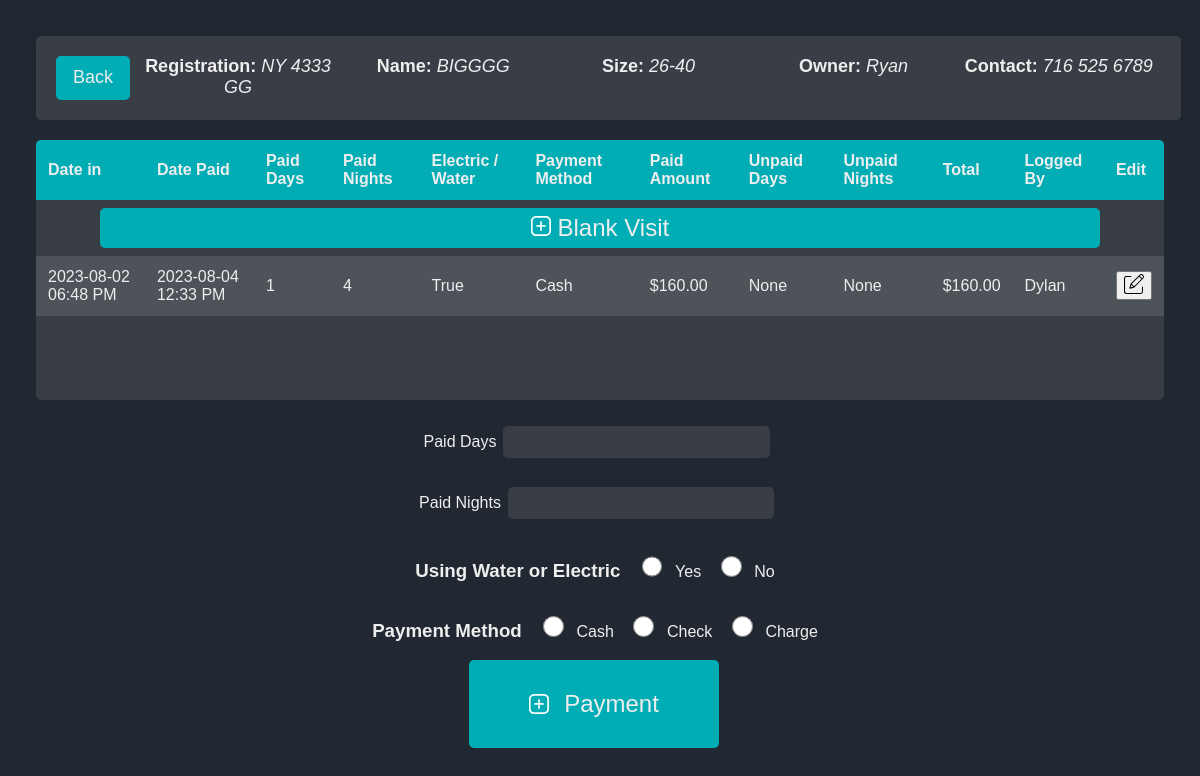
Page /visits?id=1 (signed in) on the committed database.
### website/models.py (models this page shows)
class Boat(db.Model):
    id = db.Column(db.Integer, primary_key=True)
    boat_reg = db.Column(db.String(150), unique=True)
    sanitized_boat_reg = db.Column(db.String(150), unique=True)
    boat_name = db.Column(db.String(150))
    sanitized_boat_name = db.Column(db.String(150))
    phone_number = db.Column(db.String(150))
    sanitized_phone_number = db.Column(db.String(150))
    owner_name = db.Column(db.String(150))
    sanitized_owner_name = db.Column(db.String(150))
    boat_size = db.Column(db.Integer)
    email = db.Column(db.String(150))
    zipcode = db.Column(db.String(150))
    visits = db.relationship('Visit', backref='boat')
    current_boats_id = db.Column(db.Integer, db.ForeignKey('current_boats.id'))

class Visit(db.Model):
    id = db.Column(db.Integer, primary_key=True)
    logged_by = db.Column(db.Integer, db.ForeignKey('user.id'))
    date_in = db.Column(db.String(150))
    date_paid = db.Column(db.String(150))
    paid_amount = db.Column(db.Float)
    paid_days = db.Column(db.Integer)
    paid_nights = db.Column(db.Integer)
    paid_enw = db.Column(db.Boolean)
    paid_with = db.Column(db.String(150))
    unpaid_days = db.Column(db.Integer)
    unpaid_nights = db.Column(db.Integer)
    total = db.Column(db.Float)
    boat_id = db.Column(db.Integer, db.ForeignKey('boat.id'))

class User(db.Model, UserMixin):
    id = db.Column(db.Integer, primary_key=True)
    email = db.Column(db.String(150), unique=True)
    password = db.Column(db.String(150))
    first_name = db.Column(db.String(150))
    logs = db.relationship('Visit')

### website/views.py (the view, shortened to what this page needs)
@views.route('/visits' , methods=['GET','POST'])
@login_required
def visits():
    form = PaymentForm()
    button_pressed = request.form.get('submit-button')
    selected_row_id = request.form.get('selectedRowId')
    print("Button pressed is: " + str(button_pressed))
    print("Selected row ID is:", selected_row_id)
    boat = getBoatById(request.args.get('id', ''))
    sorted_visits = sorted(boat.visits, key=sort_key, reverse=True)
    if button_pressed == "search":
        form.date_paid.data = datetime.now(timezone.utc)
        form.date_in.data = Visit.query.get(selected_row_id).date_in
    if not boat:
        flash("Bad Boat ID", category='error')
    return render_template("visits.html", form=form, boat=boat, visits=sorted_visits)

### website/forms.py
class PaymentForm(FlaskForm):
    selectedRowId = HiddenField("Feild 1")
    date_in = StringField('Date In', validators=[DataRequired()])
    date_paid = StringField('Date Paid', validators=[DataRequired()])
    paid_days = StringField('Paid Days', validators=[DataRequired()])
    paid_nights = StringField('Paid Nights', validators=[DataRequired()])
    paid_enw = RadioField('Electric / Water', choices=[('Yes','Yes'), ('No', 'No') ] , validators=[DataRequired()])
    paid_with  = RadioField('Payment Method', choices=[('Cash','Cash'), ('Check', 'Check'), ('Charge', 'Charge') ] , validators=[DataRequired()])
    submit = SubmitField('Submit')

### website/functions.py (called while the page is built)
def sort_key(visit):
    if visit.date_in is None:
        return datetime.min
    return datetime.strptime(visit.date_in, '%Y-%m-%d %H:%M:%S.%f+00:00')

def getBoatById(id):
    boat = Boat.query.get(id)
    if boat is None:
        flash('No boat with given ID found', 'error')
        return None
    else:
        return boat

### website/templates/visits.html (shortened to what this page needs)
{% extends "base.html" %}
{% block head %}
  <link rel="stylesheet" href="static/form-styles.css">
{% endblock %}
{% block styles %}static/visit-styles.css{% endblock %}
{% block content%}
<div id="boat-info" class="boat-info-container">
  <a href="{{ url_for('views.log_boat', boat_reg=boat.boat_reg, boat_name=boat.boat_name, phone_number=boat.phone_number, id=boat.id) }}" id="home-btn">Back</a>
  <div class="boat-info-item"><h3><span><b>Registration:</b> </span><em>{{boat.boat_reg}}</em></h3></div>
  <div class="boat-info-item"><h3><span><b>Name:</b> </span><em>{{boat.boat_name}}</em></h3></div>
  <div class="boat-info-item"><h3><span><b>Size:</b> </span><em>{{boat.boat_size}}</em></h3></div>
  <div class="boat-info-item"><h3><span><b>Owner:</b> </span><em>{{boat.owner_name}}</em></h3></div>
  <div class="boat-info-item"><h3><span><b>Contact:</b> </span><em>{{boat.phone_number}}</em></h3></div>
</div>
<div id="main-container">
    <div id="left-container" style="flex: 1;">
            <div id="table-container">
                <table id="search-results">
                <thead>
                    <tr>
                    <th>Date in</th>
                    <th>Date Paid</th>
                    <th>Paid Days</th>
                    <th>Paid Nights</th>
                    <th>Electric / Water</th>
                    <th>Payment Method</th>
                    <th>Paid Amount</th>
                    <th>Unpaid Days</th>
                    <th>Unpaid Nights</th>
                    <th>Total</th>
                    <th>Logged By</th>
                    <th>Edit</th>
                    </tr>
                </thead>
                <tbody>
                    <tr class="add-blank-visit" id="add-blank-visit">
                      <td colspan="12">
                          <form method="POST">
                            <button type="submit" class="btn btn-primary add-blank-visit-button" name="submit-button" value="add_new">
                              <img src="static/more.svg" alt="Add-blank-visit" width="20" height="20">
                              Blank Visit
                            </button>
                          </form>
                      </td>
                    </tr>
                    {% for visit in visits%}
                    <tr id="row-{{ visit.id }}">
                      <form class="edit-form" method="POST" action="{{ url_for('views.update_payment', visitid=visit.id, id=boat.id) }}">
                        <td class="editable">
                          <span class="text">{{ visit.date_in | utc_to_est}}</span>
                        </td>
                        <td class="editable">
                          <span class="text">{{ visit.date_paid | utc_to_est}}</span>
                        </td>
                        <td class="editable">
                          <span class="text">{{ visit.paid_days }}</span>
                          </td>
                        <td class="editable">
                          <span class="text">{{ visit.paid_nights }}</span>
                          </td>
                        <td class="editable">
                          <span class="text">{{ visit.paid_enw }}</span>
                          </td>
                        <td class="editable">
                          <span class="text">{{ visit.paid_with }}</span>
                          </td>
                          <td>${{ visit.paid_amount }}0</td>
                          <td>{{ visit.unpaid_days  }}</td>
                          <td>{{ visit.unpaid_nights }}</td>
                          <td>${{ visit.total }}0</td>
                          <td>
                            {% if visit.logged_by == None %}
                                None
                            {% else %}
                                {{ visit.logged_by|userID_to_name }}
                            {% endif %}
                          </td>
                          <td>
                            <button type="button" class="edit-button">
                              <img src="static/edit.svg" alt="Edit" width="20" height="20">
                            </button>
                          </td>
                      </form>
                    </tr>
                    {% endfor %}
                </tbody>
                </table>
            </div>
            </div>
    </div>
    <div id="right-container" style="flex: 1;">
        <div id="search-container">
          <form method="POST" id="search">
            <div class="form-group">
              {{ form.paid_days.label }}
              {{ form.paid_days(class="form-control") }}
            </div>
            <div class="form-group">
              {{ form.paid_nights.label }}
              {{ form.paid_nights(class="form-control") }}
            </div>
            <div>
              <h3 class="form-check-input">Using Water or Electric</h3>
                {% for subfield in form.paid_enw %}
                    {{ subfield(class="form-check-input") }} {{ subfield.label(class="form-check-label") }}
                {% endfor %}
            </div>
            <div>
              <h3 class="form-check-input">Payment Method</h3>
                {% for subfield in form.paid_with %}
                    {{ subfield(class="form-check-input") }} {{ subfield.label(class="form-check-label") }}
                {% endfor %}
            </div>
            <div id="button-container">
              <div id="button-container">
                <button type="submit" class="btn btn-primary" id="login-btn" name="submit-button" value="search">
                  <div id="add-button-container">
                    <img src="static/more.svg" alt="Add-visit" width="20" height="20">
                    Payment
                  </div>
                </button>
              </div>
            </div>
          </form>
        </div>
</div>
{%endblock%}

### website/templates/base.html (shortened to what this page needs)
<!DOCTYPE html>
<html lang="en">
<head>
  <link rel="stylesheet" href="{%block styles%}static/styles.css{%endblock%}">
  {%block head%}{%endblock%}
</head>
<body>
  <div id="content-container">
    <div class="container">{% block content %} {% endblock %}</div>
  </div>
</body>
</html>

### website/static/visit-styles.css (style rules this page uses)
body { margin: 0; padding: 1em; font-family: Arial, sans-serif; background-color: #222831; color: #eeeeee; height: 100%; overflow: auto; display: flex; flex-direction: column; }
#content-container { width: 100%; height: 100%; display: flex; flex: 1; }
#main-container { display: flex; justify-content: space-between; padding: 1.25em; box-sizing: border-box; flex-wrap: wrap; }
#left-container, #right-container { flex: 1; max-height: 100%; overflow: auto; box-sizing: border-box; }
#right-container { padding: 1.25em; }
#search-container { display: flex; flex-direction: column; align-items: center; margin-bottom: 1.25em; }
input[type="text"] { margin: 0.5em; width: 100%; max-width: 18.75em; }
table { background-color: #393e46; border-collapse: collapse; width: 100%; }
th, td { padding: 0.75em; text-align: left; }
th { background-color: #00adb5; }
tr:nth-child(even) { background-color: #4e535a; }
#button-container { display: flex; justify-content: center; }
#login-btn, #home-btn { font-size: 1.5em; text-align: center; background-color: #00adb5; color: #eeeeee; padding: 1.25em 2.5em; border: none; cursor: pointer; transition: background-color 0.3s ease, transform 0.3s ease; border-radius: 5px; display: inline-block; margin-right: 0.5em; }
#main-container { padding: 0; }

### website/static/form-styles.css (style rules this page uses)
body { background-color: #222831; font-family: 'Arial', sans-serif; margin: 0; display: flex; justify-content: center; align-items: center; height: 100vh; }
.container { width: 70%; margin: 0 auto; padding: 1.25em; }
#content-container { text-align: center; }
.form-group { margin-bottom: 1em; display: flex; justify-content: center; align-items: center; }
.form-group label { display: block; color: #eeeeee; }
.form-check-input, .form-check-label { display: inline-block; margin-right: 0.625em; }
.form-check-input { width: auto; height: auto; }
input[type='radio'] { width: 1.5625em; height: 1.5625em; }
.form-group input { width: 100%; padding: 0.625em; border: none; border-radius: 5px; }
.form-control { background-color: #393e46; color: #eeeeee; }
.form-control::placeholder { color: #adb5bd; }
.btn-primary, #update-btn { font-size: 1.5em; background-color: #00adb5; margin: auto; color: #eeeeee; padding: 1.25em 2.5em; border: none; cursor: pointer; transition: background-color 0.3s ease, transform 0.3s ease; border-radius: 5px; margin-bottom: 1.25em; }
#home-btn { font-size: 1.125em; background-color: #00adb5; color: #eeeeee; padding: 0.625em 0.9375em; border: none; cursor: pointer; text-decoration: none; transition: background-color 0.3s ease, transform 0.3s ease; border-radius: 5px; display: inline-block; margin-right: 0.3125em; }

### website/templates/visits.html (style rules this page uses)
.container { width: 100%; padding: 1.25em; }
.boat-info-container { display: flex; flex-wrap: wrap; justify-content: space-between; width: 98%; background: #393e46; padding: 1.25em; margin-bottom: 1.25em; border-radius: 5px; box-shadow: 0px 0px 10px 0px rgba(0,0,0,0.1); }
.boat-info-item { flex: 1; text-align: center; margin: 0 0.3125em; }
.boat-info-item h3, h2 { margin: 0; padding-top: 0; padding-bottom: 0; font-size: 1.125em; color: #eeeeee; font-weight: normal; }
#add-button-container { display: flex; align-items: center; justify-content: space-between; width: 100%; }
#add-button-container img { margin-right: 0.625em; }
#table-container { padding-bottom: 1.25em; height: 15em; overflow-y: auto; background-color: #393e46; border-radius: 5px; }
tr.add-blank-visit td { padding: 0.5em; text-align: center; }
.add-blank-visit-button { margin-bottom: 0px; width: 90%; padding: 0.25em 0.5em; }

### rows in the picture
Boat: boat_reg "NY 4333 GG", boat_name "BIGGGG", boat_size "26-40", owner_name "Ryan", phone_number "716 525 6789"
Visit: date_in|utc_to_est "2023-08-02 06:48 PM", date_paid|utc_to_est "2023-08-04 12:33 PM", paid_days "1", paid_nights "4", paid_enw "True", paid_with "Cash", paid_amount "160.0", unpaid_days "None", unpaid_nights "None", total "160.0", logged_by|userID_to_name "Dylan"

### other values in the picture
{{ subfield.label(class="form-check-label") }} "Yes" "No"
{{ subfield.label(class="form-check-label") }} "Cash" "Check" "Charge"
